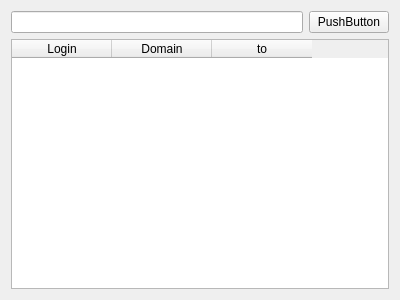
<ui version="4.0" >
 <class>Users</class>
 <widget class="QWidget" name="Users" >
  <property name="geometry" >
   <rect>
    <x>0</x>
    <y>0</y>
    <width>400</width>
    <height>300</height>
   </rect>
  </property>
  <property name="windowTitle" >
   <string>Form</string>
  </property>
  <layout class="QVBoxLayout" name="verticalLayout" >
   <item>
    <layout class="QHBoxLayout" name="horizontalLayout" >
     <item>
      <widget class="QLineEdit" name="lineEdit" />
     </item>
     <item>
      <widget class="QPushButton" name="pushButton" >
       <property name="text" >
        <string>PushButton</string>
       </property>
      </widget>
     </item>
    </layout>
   </item>
   <item>
    <widget class="QTableWidget" name="tableWidget" >
     <property name="contextMenuPolicy" >
      <enum>Qt::CustomContextMenu</enum>
     </property>
     <property name="editTriggers" >
      <set>QAbstractItemView::NoEditTriggers</set>
     </property>
     <property name="sortingEnabled" >
      <bool>true</bool>
     </property>
     <column>
      <property name="text" >
       <string>Login</string>
      </property>
     </column>
     <column>
      <property name="text" >
       <string>Domain</string>
      </property>
     </column>
     <column>
      <property name="text" >
       <string>to</string>
      </property>
     </column>
    </widget>
   </item>
  </layout>
 </widget>
 <resources/>
 <connections/>
</ui>
